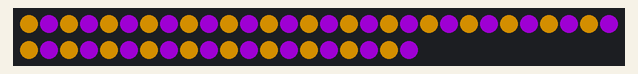
This program was run on a simulated Raspberry Pi Pico running MicroPython. Parts: 50 RGB LEDs in strip order, left to right, continuing on the next row. Dim RGB values are drawn brighter than linear.

Above: at 0.1 s.
At 127.2 s:
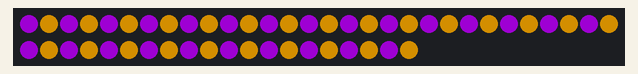

The program:

alternating-blinkies.py
```python
import plasma
from plasma import plasma_stick
import time

"""
This super simple example sets up two alternating colours, great for festive lights!
"""

# Set how many LEDs you have
NUM_LEDS = 50

# Pick two hues from the colour wheel (from 0-360°, try https://www.cssscript.com/demo/hsv-hsl-color-wheel-picker-reinvented/ )
HUE_1 = 40
HUE_2 = 285

# Set up brightness (between 0 and 1)
BRIGHTNESS = 0.5

# Set up speed (wait time between colour changes, in seconds)
SPEED = 1

# WS2812 / NeoPixel™ LEDs
led_strip = plasma.WS2812(NUM_LEDS, 0, 0, plasma_stick.DAT, color_order=plasma.COLOR_ORDER_RGB)

# Start updating the LED strip
led_strip.start()

while True:
    for i in range(NUM_LEDS):
        # the if statements below use a modulo operation to identify the even and odd numbered LEDs
        if (i % 2) == 0:
            led_strip.set_hsv(i, HUE_1 / 360, 1.0, BRIGHTNESS)
        else:
            led_strip.set_hsv(i, HUE_2 / 360, 1.0, BRIGHTNESS)
    time.sleep(SPEED)

    for i in range(NUM_LEDS):
        if (i % 2) == 0:
            led_strip.set_hsv(i, HUE_2 / 360, 1.0, BRIGHTNESS)
        else:
            led_strip.set_hsv(i, HUE_1 / 360, 1.0, BRIGHTNESS)
    time.sleep(SPEED)
```

Measured:
- what the display in image 0 shows lasts 1.0 s, from 0.0 s to 1.0 s
